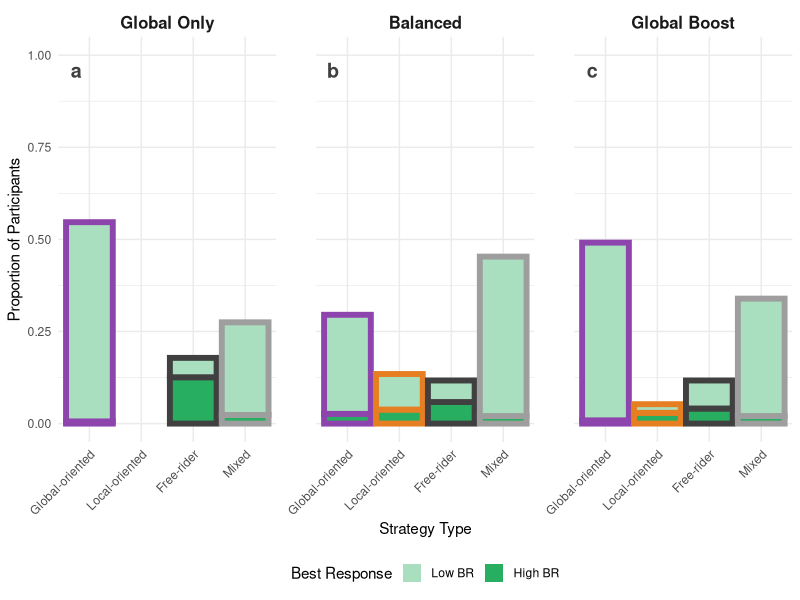
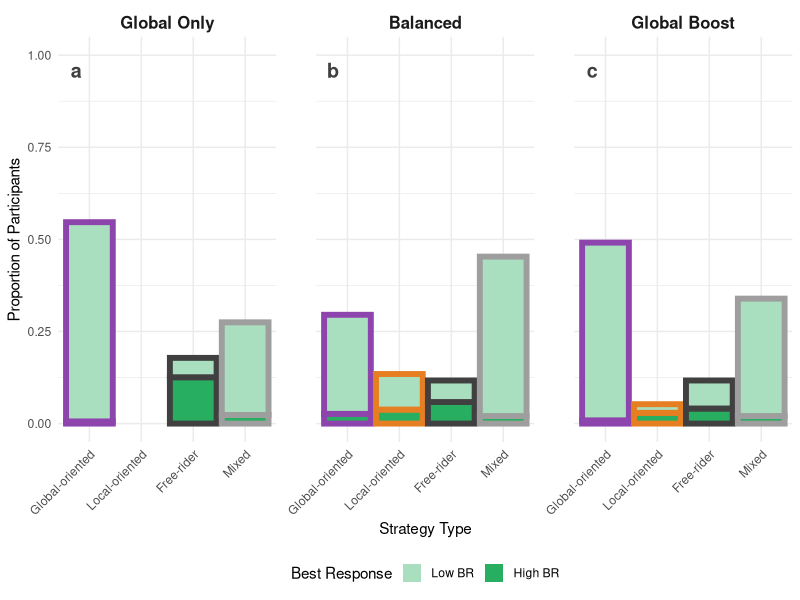

Write R code to recreate these figures, in order.
library("tidyverse")
library("dplyr")

data <- read.table("data/data_full_groups.csv", header=TRUE, sep=",", quote='"')

# Create an indicator variable
data <- data %>% 
  mutate(global_only_indicator = if_else(condition == "GlobalOnly", 1, 0),
         global_boost_indicator = if_else(condition == "GlobalBoost", 1, 0))

#################
# Get individual actions
cols_player_actions <- sprintf("game.%s.player.contribution", 1:20)

individual_data <- pivot_longer(data, 
                                cols_player_actions,
                                names_to = "round",
                                names_pattern = "game.(.*).player.contribution",
                                values_to = "action") %>%
  filter(action != "") %>%
  select(participant.code, group_id, condition, round, action)

individual_data$round <- as.numeric(individual_data$round)

#################
# Get group-level data for BR calculation
cols_n_global <- sprintf("game.%s.player.global_group_contributions", 1:20)
cols_n_local <- sprintf("game.%s.player.local_group_contributions", 1:20)
cols_n_defect <- sprintf("game.%s.player.kept_group_contributions", 1:20)

pivoted_data_long <- pivot_longer(data, 
                                  c(cols_n_global, cols_n_local, cols_n_defect),
                                  names_to = c("round", "game_variable"),
                                  names_pattern = "game.(.*).player.(.*)",
                                  values_transform = list(value = as.character))

pivoted_data <- pivot_wider(pivoted_data_long,
                            names_from = "game_variable",
                            values_from = "value") %>%
  select(group_id, round, condition, 
         global_group_contributions, 
         local_group_contributions,
         kept_group_contributions) %>%
  distinct(group_id, round, .keep_all = TRUE)

pivoted_data$round <- as.numeric(pivoted_data$round)
pivoted_data$global_group_contributions <- as.numeric(pivoted_data$global_group_contributions)
pivoted_data$local_group_contributions <- as.numeric(pivoted_data$local_group_contributions)
pivoted_data$kept_group_contributions <- as.numeric(pivoted_data$kept_group_contributions)

# Get condition indicators
condition_data <- data %>% 
  select(group_id, global_only_indicator, global_boost_indicator) %>%
  distinct()

pivoted_data <- pivoted_data %>%
  left_join(condition_data, by = "group_id")

#################
# Join and calculate BR
individual_data_br <- individual_data %>%
  left_join(pivoted_data, by = c("group_id", "round", "condition"))


was_best_response_hardcoded <- function(action,
                                        global_group_contributions,
                                        local_group_contributions,
                                        global_only_indicator,
                                        global_boost_indicator) {
  action <- if (action == "self") "kept" else action
  
  # derive condition from indicators
  if (isTRUE(global_boost_indicator == 1)) {
    condition <- "GlobalBoost"
  } else if (isTRUE(global_only_indicator == 1)) {
    condition <- "GlobalOnly"
  } else {
    condition <- "Balanced"
  }
  
  if (action == "global") {
    return(global_group_contributions == 4)
  }
  
  if (action == "local") {
    if (condition == "Balanced")    return(local_group_contributions == 2)
    if (condition == "GlobalBoost") return(local_group_contributions == 2 &&
                                             global_group_contributions != 3)
    return(FALSE) # GlobalOnly
  }
  
  if (action == "kept") {
    return(global_group_contributions != 3 && local_group_contributions != 1)
  }
  
  if (action == "other") {
    return(FALSE)
  }
  
  stop("Unknown action: ", action)
}



individual_data_br <- individual_data_br %>%
  rowwise() %>%
  mutate(
    is_best = was_best_response_hardcoded(
      action,
      global_group_contributions,
      local_group_contributions,
      global_only_indicator,
      global_boost_indicator
    )
  ) %>%
  ungroup()

#################
# Classify participants
participant_classification <- individual_data_br %>%
  group_by(participant.code, condition) %>%
  summarise(
    n_rounds = n(),
    n_global = sum(action == "global"),
    n_local = sum(action == "local"),
    n_defect = sum(action == "self"),
    n_br = sum(is_best),
    pct_global = n_global / n_rounds * 100,
    pct_local = n_local / n_rounds * 100,
    pct_defect = n_defect / n_rounds * 100,
    br_rate = n_br / n_rounds * 100,
    .groups = "drop"
  ) %>%
  mutate(
    strategy_type = case_when(
      pct_global >= 67 ~ "Global-oriented",
      pct_local >= 67 ~ "Local-oriented",
      pct_defect >= 67 ~ "Free-rider",
      TRUE ~ "Mixed"
    ),
    br_category = if_else(br_rate >= 67, "High BR", "Low BR")
  )

#################
# Report results

cat("\n=== STRATEGY TYPE DISTRIBUTION BY CONDITION ===\n")
strategy_dist <- participant_classification %>%
  group_by(condition, strategy_type) %>%
  summarise(n = n(), .groups = "drop") %>%
  group_by(condition) %>%
  mutate(percentage = round(n / sum(n) * 100, 1))
print(strategy_dist)


cat("\n=== BEST RESPONSE DISTRIBUTION BY CONDITION ===\n")
br_dist <- participant_classification %>%
  group_by(condition, br_category) %>%
  summarise(n = n(), .groups = "drop") %>%
  group_by(condition) %>%
  mutate(percentage = round(n / sum(n) * 100, 1))
print(br_dist)

cat("\n=== CROSS-CLASSIFICATION: STRATEGY TYPE × BEST RESPONSE ===\n")
cross_class <- participant_classification %>%
  group_by(condition, strategy_type, br_category) %>%
  summarise(n = n(), .groups = "drop") %>%
  group_by(condition, strategy_type) %>%
  mutate(percentage = round(n / sum(n) * 100, 1))
print(cross_class)

cat("\n=== CROSS-TABULATION TABLES BY CONDITION ===\n")
for (cond in c("GlobalOnly", "Balanced", "GlobalBoost")) {
  cat("\n", cond, ":\n")
  cond_data <- participant_classification %>% filter(condition == cond)
  tab <- table(cond_data$strategy_type, cond_data$br_category)
  print(tab)
  print(prop.table(tab, margin = 1) * 100)  # Row percentages
}

combined_plot_data <- participant_classification %>%
  mutate(
    strategy_type = factor(
      strategy_type,
      levels = c("Global-oriented", "Local-oriented", "Free-rider", "Mixed")
    ),
    br_category = factor(br_category, levels = c("High BR", "Low BR"))
  ) %>%
  count(condition, strategy_type, br_category, name = "n") %>%
  group_by(condition) %>%
  mutate(proportion = n / sum(n)) %>%
  ungroup()

# 2) (Optional) color palettes; replace with yours if you already have them
strategy_colors <- c(
  "Global-oriented" = "#8e44ad",
  "Local-oriented"  =  "#e67e22",
  "Free-rider"      = "#404040",
  "Mixed"           = "#9E9E9E"
)


br_fill_colors <- c("High BR" = "#27ae60", "Low BR" = "#a9dfbf")



combined_plot_data$br_category <- factor(
  combined_plot_data$br_category,
  levels = c("Low BR", "High BR")
)

combined_plot_data$condition <- factor(
  combined_plot_data$condition,
  levels = c("GlobalOnly", "Balanced", "GlobalBoost")
)

# Relabel conditions for the facet strips (keeps order)
lvl_in  <- c("GlobalOnly", "Balanced", "GlobalBoost")
lbl_out <- c("Global Only", "Balanced", "Global Boost")

combined_plot_data <- combined_plot_data %>%
  dplyr::mutate(
    condition = factor(condition, levels = lvl_in, labels = lbl_out)
  )


annotation_df <- data.frame(
  condition = factor(c("Global Only", "Balanced", "Global Boost"), 
                     levels = c("Global Only", "Balanced", "Global Boost")),
  x = 1,  # Position at first strategy type
  y = 1,  # Top of plot
  label = c("a", "b", "c")
)



library(ggplot2)

# 3) Build the plot (compatible with your previous style)
p_combined <- ggplot(
  combined_plot_data,
  aes(x = strategy_type, y = proportion, fill = br_category)
) +
  geom_bar(stat = "identity", position = "stack",
           aes(color = strategy_type), size = 2) +
  scale_fill_manual(values = br_fill_colors, name = "Best Response") +
  scale_color_manual(values = strategy_colors, guide = "none") +
  theme_minimal() +
  ylab("Proportion of Participants") +
  xlab("Strategy Type") +
  ylim(0, 1) +
  facet_wrap(~ condition, nrow = 1) +
  theme(axis.text.x = element_text(angle = 45, hjust = 1, vjust = 1),
        strip.text = element_text(face = "bold", size = 12),
        panel.spacing = grid::unit(2, "lines"),
        legend.position = "bottom") +
  geom_text(data = annotation_df,
            aes(x = x, y = y, label = c("a", "b", "c")),
            color = "#404040", fontface = "bold", size = 5,
            vjust = 1.5, hjust = 1.7, inherit.aes = FALSE)

p_combined

ggsave("strategy_br_combined_distribution.png", p_combined, width = 10, dpi=600)


levels_strat <- c("Global-oriented", "Local-oriented", "Free-rider", "Mixed")

prop_high_by_strategy <- participant_classification %>%
  count(strategy_type, br_category, name = "n") %>%
  group_by(strategy_type) %>%
  summarise(
    n_total = sum(n),
    n_high  = sum(n[br_category == "High BR"]),
    prop_high_br = ifelse(n_total > 0, n_high / n_total, NA_real_)
  ) %>%
  tidyr::complete(strategy_type = levels_strat,
                  fill = list(n_total = 0, n_high = 0, prop_high_br = NA_real_)) %>%
  mutate(strategy_type = factor(strategy_type, levels = levels_strat)) %>%
  arrange(strategy_type)

prop_high_by_strategy

## Overall association
tab_overall <- xtabs(~ strategy_type + br_category, data = participant_classification)
chisq_overall <- chisq.test(tab_overall, correct = FALSE)
chisq_overall

# Test: Differences in action-oriented (non-Mixed) proportions across conditions

# Create action-oriented indicator
participant_classification <- participant_classification %>%
  mutate(action_oriented = strategy_type != "Mixed")

# Contingency table: condition × action-oriented
tab_action_oriented <- table(
  participant_classification$condition,
  participant_classification$action_oriented
)

cat("\n=== ACTION-ORIENTED vs MIXED BY CONDITION ===\n")
print(tab_action_oriented)
print(prop.table(tab_action_oriented, margin = 1) * 100)  # Row percentages

(54.6 + 66.1 + 72.5) / 3

# Chi-square test
chisq_action_oriented <- chisq.test(tab_action_oriented, correct = FALSE)
cat("\nChi-square test for action-oriented vs mixed across conditions:\n")
print(chisq_action_oriented)




## Test B: Differences in High BR proportions across conditions

# Contingency table: condition × BR category
tab_br <- table(
  participant_classification$condition,
  participant_classification$br_category
)
 

cat("\n\n=== HIGH BR vs LOW BR BY CONDITION ===\n")
print(tab_br)
print(prop.table(tab_br, margin = 1) * 100)  # Row percentages

# Chi-square test
chisq_br <- chisq.test(tab_br, correct = FALSE)
cat("\nChi-square test for BR category across conditions:\n")
print(chisq_br)

(14.3 + 9.9 + 15.5)/3
